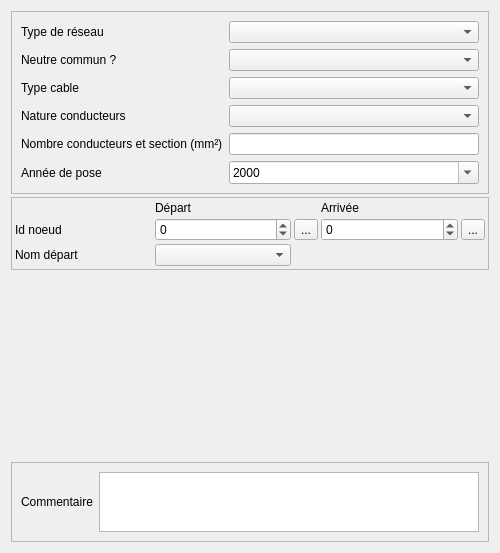
<?xml version="1.0" encoding="UTF-8"?>
<ui version="4.0">
 <class>Form</class>
 <widget class="QWidget" name="Form">
  <property name="geometry">
   <rect>
    <x>0</x>
    <y>0</y>
    <width>500</width>
    <height>553</height>
   </rect>
  </property>
  <property name="windowTitle">
   <string>Form</string>
  </property>
  <layout class="QVBoxLayout" name="verticalLayout" stretch="1,0,10,0">
   <property name="spacing">
    <number>3</number>
   </property>
   <item>
    <widget class="QFrame" name="frame_5">
     <property name="frameShape">
      <enum>QFrame::StyledPanel</enum>
     </property>
     <property name="frameShadow">
      <enum>QFrame::Raised</enum>
     </property>
     <layout class="QGridLayout" name="gridLayout_5">
      <item row="0" column="0">
       <widget class="QLabel" name="label_11">
        <property name="text">
         <string>Type de réseau</string>
        </property>
        <property name="wordWrap">
         <bool>true</bool>
        </property>
       </widget>
      </item>
      <item row="1" column="1">
       <widget class="QComboBox" name="comboBox_neutre"/>
      </item>
      <item row="4" column="0">
       <widget class="QLabel" name="label_12">
        <property name="text">
         <string>Nombre conducteurs et section (mm²)</string>
        </property>
       </widget>
      </item>
      <item row="1" column="0">
       <widget class="QLabel" name="label_9">
        <property name="text">
         <string>Neutre commun ?</string>
        </property>
        <property name="wordWrap">
         <bool>true</bool>
        </property>
       </widget>
      </item>
      <item row="2" column="1">
       <widget class="QComboBox" name="comboBox_typcab"/>
      </item>
      <item row="2" column="0">
       <widget class="QLabel" name="label">
        <property name="text">
         <string>Type cable</string>
        </property>
        <property name="wordWrap">
         <bool>true</bool>
        </property>
       </widget>
      </item>
      <item row="4" column="1">
       <widget class="QLineEdit" name="lineEdit_nbresecti"/>
      </item>
      <item row="0" column="1">
       <widget class="QComboBox" name="comboBox_typres"/>
      </item>
      <item row="3" column="1">
       <widget class="QComboBox" name="comboBox_natcond"/>
      </item>
      <item row="3" column="0">
       <widget class="QLabel" name="label_8">
        <property name="text">
         <string>Nature conducteurs</string>
        </property>
       </widget>
      </item>
      <item row="5" column="0">
       <widget class="QLabel" name="label_2">
        <property name="text">
         <string>Année de pose</string>
        </property>
       </widget>
      </item>
      <item row="5" column="1">
       <widget class="QDateTimeEdit" name="dateTimeEdit_annee_debut_pose">
        <property name="displayFormat">
         <string>yyyy</string>
        </property>
        <property name="calendarPopup">
         <bool>true</bool>
        </property>
       </widget>
      </item>
     </layout>
    </widget>
   </item>
   <item>
    <widget class="QFrame" name="frame_3">
     <property name="frameShape">
      <enum>QFrame::StyledPanel</enum>
     </property>
     <property name="frameShadow">
      <enum>QFrame::Raised</enum>
     </property>
     <layout class="QGridLayout" name="gridLayout_3">
      <property name="leftMargin">
       <number>3</number>
      </property>
      <property name="topMargin">
       <number>3</number>
      </property>
      <property name="rightMargin">
       <number>3</number>
      </property>
      <property name="bottomMargin">
       <number>3</number>
      </property>
      <property name="spacing">
       <number>3</number>
      </property>
      <item row="1" column="2">
       <widget class="QToolButton" name="toolButton_pickam">
        <property name="text">
         <string>...</string>
        </property>
        <property name="icon">
         <iconset resource="../../resources.qrc">
          <normaloff>:/plugins/Lamia/icons/select.png</normaloff>:/plugins/Lamia/icons/select.png</iconset>
        </property>
       </widget>
      </item>
      <item row="1" column="0">
       <widget class="QLabel" name="label_10">
        <property name="text">
         <string>Id noeud</string>
        </property>
       </widget>
      </item>
      <item row="0" column="1">
       <widget class="QLabel" name="label_5">
        <property name="text">
         <string>Départ</string>
        </property>
       </widget>
      </item>
      <item row="1" column="4">
       <widget class="QToolButton" name="toolButton_pickav">
        <property name="text">
         <string>...</string>
        </property>
        <property name="icon">
         <iconset resource="../../resources.qrc">
          <normaloff>:/plugins/Lamia/icons/select.png</normaloff>:/plugins/Lamia/icons/select.png</iconset>
        </property>
       </widget>
      </item>
      <item row="0" column="3">
       <widget class="QLabel" name="label_7">
        <property name="text">
         <string>Arrivée</string>
        </property>
       </widget>
      </item>
      <item row="1" column="1">
       <widget class="QSpinBox" name="spinBox_lk_noeud1">
        <property name="minimum">
         <number>-1</number>
        </property>
        <property name="maximum">
         <number>999999</number>
        </property>
       </widget>
      </item>
      <item row="1" column="3">
       <widget class="QSpinBox" name="spinBox_lk_noeud2">
        <property name="minimum">
         <number>-1</number>
        </property>
        <property name="maximum">
         <number>999999</number>
        </property>
       </widget>
      </item>
      <item row="2" column="0">
       <widget class="QLabel" name="label_3">
        <property name="text">
         <string>Nom départ</string>
        </property>
       </widget>
      </item>
      <item row="2" column="1">
       <widget class="QComboBox" name="comboBox_depart"/>
      </item>
     </layout>
    </widget>
   </item>
   <item>
    <spacer name="verticalSpacer">
     <property name="orientation">
      <enum>Qt::Vertical</enum>
     </property>
     <property name="sizeHint" stdset="0">
      <size>
       <width>20</width>
       <height>40</height>
      </size>
     </property>
    </spacer>
   </item>
   <item>
    <widget class="QFrame" name="frame_2">
     <property name="frameShape">
      <enum>QFrame::StyledPanel</enum>
     </property>
     <property name="frameShadow">
      <enum>QFrame::Raised</enum>
     </property>
     <layout class="QGridLayout" name="gridLayout">
      <item row="0" column="0">
       <widget class="QLabel" name="label_15">
        <property name="text">
         <string>Commentaire</string>
        </property>
        <property name="wordWrap">
         <bool>true</bool>
        </property>
       </widget>
      </item>
      <item row="0" column="1">
       <widget class="QTextBrowser" name="textBrowser_commentaire">
        <property name="maximumSize">
         <size>
          <width>16777215</width>
          <height>60</height>
         </size>
        </property>
        <property name="readOnly">
         <bool>false</bool>
        </property>
       </widget>
      </item>
     </layout>
    </widget>
   </item>
  </layout>
 </widget>
 <resources>
  <include location="../../resources.qrc"/>
 </resources>
 <connections/>
</ui>
